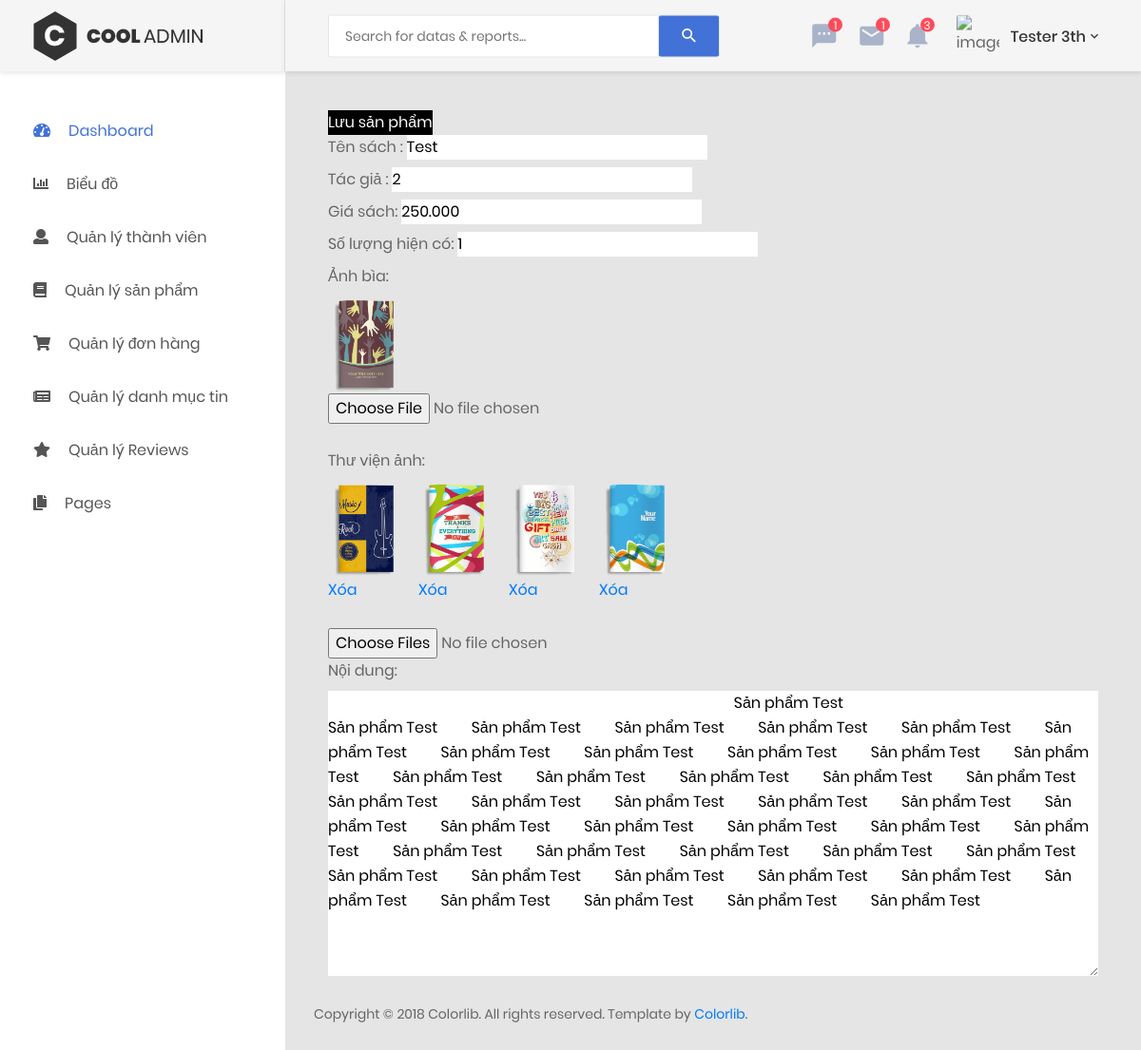
Page /admin/book_handle.php?id=21&task=copy&task=copy (signed in) on the committed database.
### tables this page shows
CREATE TABLE `books` (
  `id` int(11) NOT NULL,
  `tittle` varchar(255) NOT NULL,
  `author_id` int(11) DEFAULT NULL,
  `image` varchar(255) NOT NULL,
  `price` float NOT NULL,
  `discount` float DEFAULT NULL,
  `quantity` int(11) NOT NULL,
  `content` mediumtext NOT NULL,
  `publication_date` int(11) DEFAULT NULL,
  `publisher_id` int(11) DEFAULT NULL,
  `created_time` int(11) NOT NULL,
  `last_updated` int(11) NOT NULL
);

CREATE TABLE `books_library` (
  `id` int(11) NOT NULL,
  `book_id` int(11) NOT NULL,
  `path` varchar(255) NOT NULL,
  `created_time` int(11) NOT NULL,
  `last_updated` int(11) NOT NULL
);

### admin/book_handle.php (the view, shortened to what this page needs)
<?php
    include 'header.php';
     ?>
   <body>
        <?php if (empty($_SESSION['current_user'])) { ?>
            <a href="login.php">Đăng nhập để vào trang Admin</a>
            <?php
         } else {
        include 'menu_sidebar.php';
        ?>
        <div class="page-container">
    <?php
        include 'admin_navbar.php';
    ?>
            <div class="main-content">
                <div class="section__content section__content--p30">
                    <div class="container-fluid">
                        <div class="row">
                            <div class="col-md-12">
            <?php
            if (isset($_GET['action']) && ($_GET['action'] == 'add' || $_GET['action'] == 'edit')) {
               if (isset($_POST['tittle']) && !empty($_POST['tittle']) && isset($_POST['price']) && !empty($_POST['price'])) {
                    $galleryImages = array();
                    if (empty($_POST['tittle'])) {
                        $error = "Bạn phải nhập tên sản phẩm";
                    } elseif (empty($_POST['price'])) {
                        $error = "Bạn phải nhập giá sản phẩm";
                    } elseif (!empty($_POST['price']) && is_numeric(str_replace('.', '', $_POST['price'])) == false) {
                        $error = "Giá nhập không hợp lệ";
                    }
                    if (isset($_FILES['image']) && !empty($_FILES['image']['name'][0])) {
                        $uploadedFiles = $_FILES['image'];
                        $result = uploadFiles($uploadedFiles);
                        if (!empty($result['errors'])) {
                            $error = $result['errors'];
                        } else {
                            $image = $result['path'];
                        }
                    }
                    if (!isset($image) && !empty($_POST['image'])) {
                        $image = $_POST['image'];
                    }
                    if (isset($_FILES['gallery']) && !empty($_FILES['gallery']['name'][0])) {
                        $uploadedFiles = $_FILES['gallery'];
                        $result = uploadFiles($uploadedFiles);
                        if (!empty($result['errors'])) {
                            $error = $result['errors'];
                        } else {
                            $galleryImages = $result['uploaded_files'];
                        }
                    }
                    if (!empty($_POST['gallery_image'])) {
                        $galleryImages = array_merge($galleryImages, $_POST['gallery_image']);
                    }
                    if (!isset($error)) {
                        if ($_GET['action'] == 'edit' && !empty($_GET['id'])) {
                            $result = mysqli_query($con, "UPDATE `books` SET `tittle` = '" . $_POST['tittle'] . "', `quantity` = '" . $_POST['quantity'] . "' ,`image` =  '" . $image . "', `price` = " . str_replace('.', '', $_POST['price']) . ", `content` = '" . $_POST['content'] . "', `last_updated` = " . time() . " WHERE `books`.`id` = " . $_GET['id']);
                        } else {
                            $result = mysqli_query($con, "INSERT INTO `books` (`id`, `tittle`, `author_id` , `quantity` , `image`, `price`, `content`, `created_time`, `last_updated`)
                            VALUES (NULL, '" . $_POST['tittle'] . "', '" . $_POST['author_id'] . "' , '" . $_POST['quantity'] . "' , '" . $image . "', '" . str_replace('.', '', $_POST['price']) . "', '" . $_POST['content'] . "', " . time() . ", " . time() . ");");
                        }
                        if (!$result) {
                            $error = "Có lỗi xảy ra trong quá trình thực hiện.";
                        } else {
                            if (!empty($galleryImages)) {
                                $book_id = ($_GET['action'] == 'edit' && !empty($_GET['id'])) ? $_GET['id'] : $con->insert_id;
                                $insertValues = "";
                                foreach ($galleryImages as $path) {
                                    if (empty($insertValues)) {
                                        $insertValues = "(NULL, " . $book_id . ", '" . $path . "', " . time() . ", " . time() . ")";
                                    } else {
                                        $insertValues .= ",(NULL, " . $book_id . ", '" . $path . "', " . time() . ", " . time() . ")";
                                    }
                                }
                                $result = mysqli_query($con, "INSERT INTO `books_library` (`id`, `book_id`, `path`, `created_time`, `last_updated`) VALUES " . $insertValues . ";");
                            }
                        }
                    }
                }
                else {
                    $error = "Bạn chưa nhập thông tin sản phẩm.";
                }
                ?>
                <div class = "container">
                    <div class = "error"><?= isset($error) ? $error : "Cập nhật thành công" ?></div>
                    <a href = "book.php">Quay lại trang quản lý sách</a>
                </div>
            </div>
            <?php
            }
            else {
                if (!empty($_GET['id'])) {
                    $result = mysqli_query($con, "SELECT * FROM `books` WHERE `id` = " . $_GET['id']);
                    $book = $result->fetch_assoc();
                    $gallery = mysqli_query($con, "SELECT * FROM `books_library` WHERE `book_id` = " . $_GET['id']);
                    if (!empty($gallery) && !empty($gallery->num_rows)) {
                        while ($row = mysqli_fetch_array($gallery)) {
                            $book['gallery'][] = array(
                                'id' => $row['id'],
                                'path' => $row['path']
                            );
                        }
                    }
                }
            ?>
                    <form id="book-form" method="POST" action="<?= (!empty($book) && !isset($_GET['task'])) ? "?action=edit&id=" . $_GET['id'] : "?action=add" ?>"  enctype="multipart/form-data">
                        <input class="" style="background-color: black; color: white;"  type="submit" title="Lưu sản phẩm" value="Lưu sản phẩm" />
                            <div class="wrap-field">
                                <label>Tên sách : </label>
                                <input type="text" name="tittle" value="<?= (!empty($book) ? $book['tittle'] : "") ?>" />
                            </div>
                            <div class="wrap-field">
                                <label>Tác giả : </label>
                                <input type="text" name="author_id" value="<?= (!empty($book) ? $book['author_id'] : "") ?>" />
                            </div>
                            <div class="wrap-field">
                                <label>Giá sách: </label>
                                <input type="text" name="price" value="<?= (!empty($book) ? number_format($book['price'], 0, ",", ".") : "") ?>" />
                            </div>
                            <div class="wrap-field">
                                <label>Số lượng hiện có: </label>
                                <input type="text" name="quantity" value="<?= (!empty($book) ? $book['quantity'] : "") ?>" />
                            </div>
                            <div class="wrap-field">
                                <label>Ảnh bìa: </label>
                                <div class="right-wrap-field" style="width:80px;height: 120px;margin-bottom: 40px;">
                            <?php if (!empty($book['image'])) { ?>
                                    <img src="../<?= $book['image'] ?>" /><br/>
                             <?php   } ?>
                                    <input type="file" name="image" />
                                </div>
                            </div>
                            <div class="wrap-field">
                                <label>Thư viện ảnh: </label>
                                <div class="right-wrap-field">
                                        <?php if (!empty($book['gallery'])) { ?>
                                        <ul style="list-style:none; display:flex">
                        <?php foreach ($book['gallery'] as $image) { ?>
                                                <li style="width:80px;height: 120px; margin-bottom:35px;margin-right: 15px;">
                                                    <img  src="../<?= $image['path'] ?>"/>
                                                    <a href="book_gallerydelete.php?id=<?= $image['id'] ?>">Xóa</a>
                                                </li>
                         <?php } ?>
                                        </ul>
                                    <?php } ?>
                                <input multiple="" type="file" name="gallery[]" />
                                </div>
                            </div>
                            <div class="wrap-field">
                                <label>Nội dung: </label>
                                <textarea name="content" id="book-content" style="height: 300px;width: -webkit-fill-available;">
                                    <?= (!empty($book) ? $book['content'] : "") ?>
                                </textarea>
                            </div>
                    </form>
                        </div>
                        <div class="row">
                            <div class="col-md-12">
                                <div class="copyright">
                                    <p>Copyright © 2018 Colorlib. All rights reserved. Template by <a href="https://colorlib.com">Colorlib</a>.</p>
                                </div>
                            </div>
                        </div>
                    </div>
                </div>
            </div>
        </div>
    <?php } ?>
    <?php } ?>
</body>
</html>

### rows in the picture
books: tittle "Test", author_id "2", price "250.000", quantity "1", image (picture), content "Sản phẩm Test Sản phẩm Test Sản phẩm Test Sản phẩm Test Sản phẩm Test Sản phẩm Test Sản phẩm Test Sản phẩm Test Sản phẩm Test Sản phẩm Test Sản phẩm Test Sản phẩm Test Sản phẩm Test Sản phẩm Test Sản phẩm Test Sản phẩm Test Sản phẩm Test Sản phẩm Test Sản phẩm Test Sản phẩm Test Sản phẩm Test Sản phẩm Test Sản phẩm Test Sản phẩm Test Sản phẩm Test Sản phẩm Test Sản phẩm Test Sản phẩm Test Sản phẩm Test Sản phẩm Test Sản phẩm Test Sản phẩm Test Sản phẩm Test Sản phẩm Test Sản phẩm Test Sản phẩm Test Sản phẩm Test Sản phẩm Test Sản phẩm Test Sản phẩm Test Sản phẩm Test Sản phẩm Test Sản phẩm Test"
books_library: path (picture)
books_library: path (picture)
books_library: path (picture)
books_library: path (picture)

### other values in the picture
$currentUser['fullname'] "Tester 3th"
